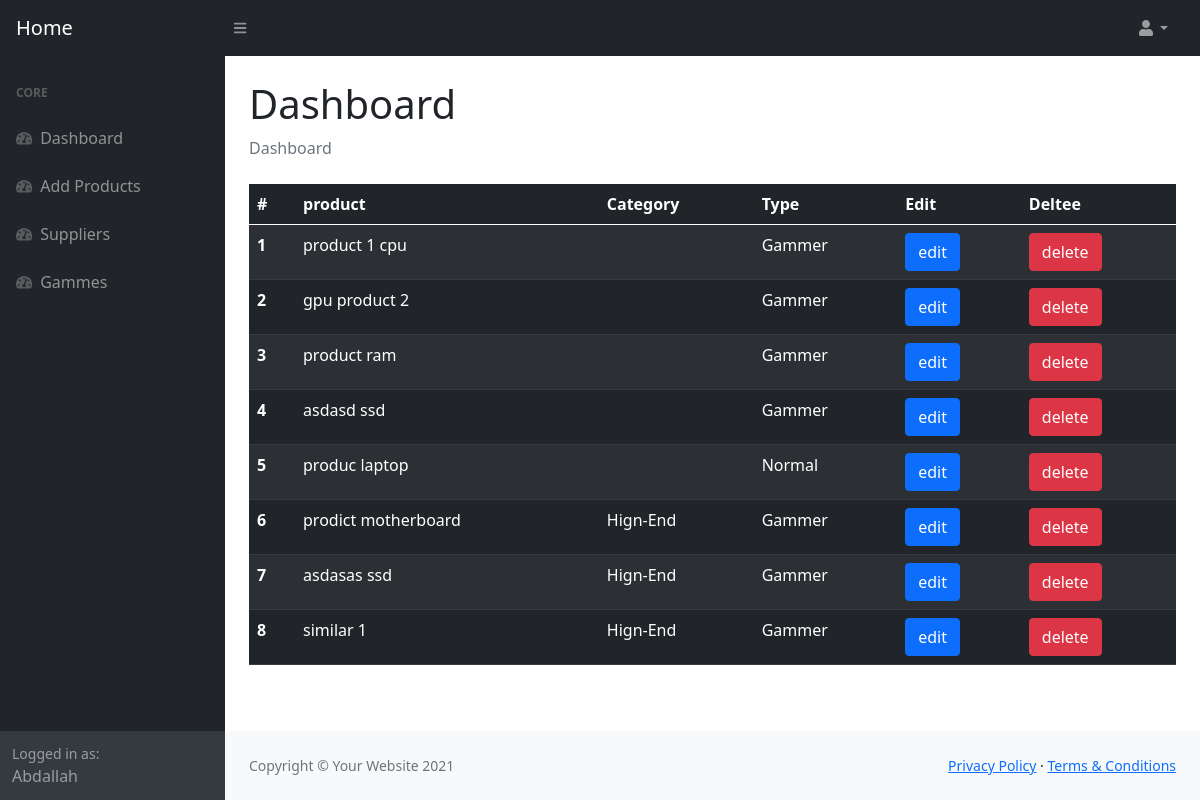
Page /dashboard/ (signed in) on the earlier database version.
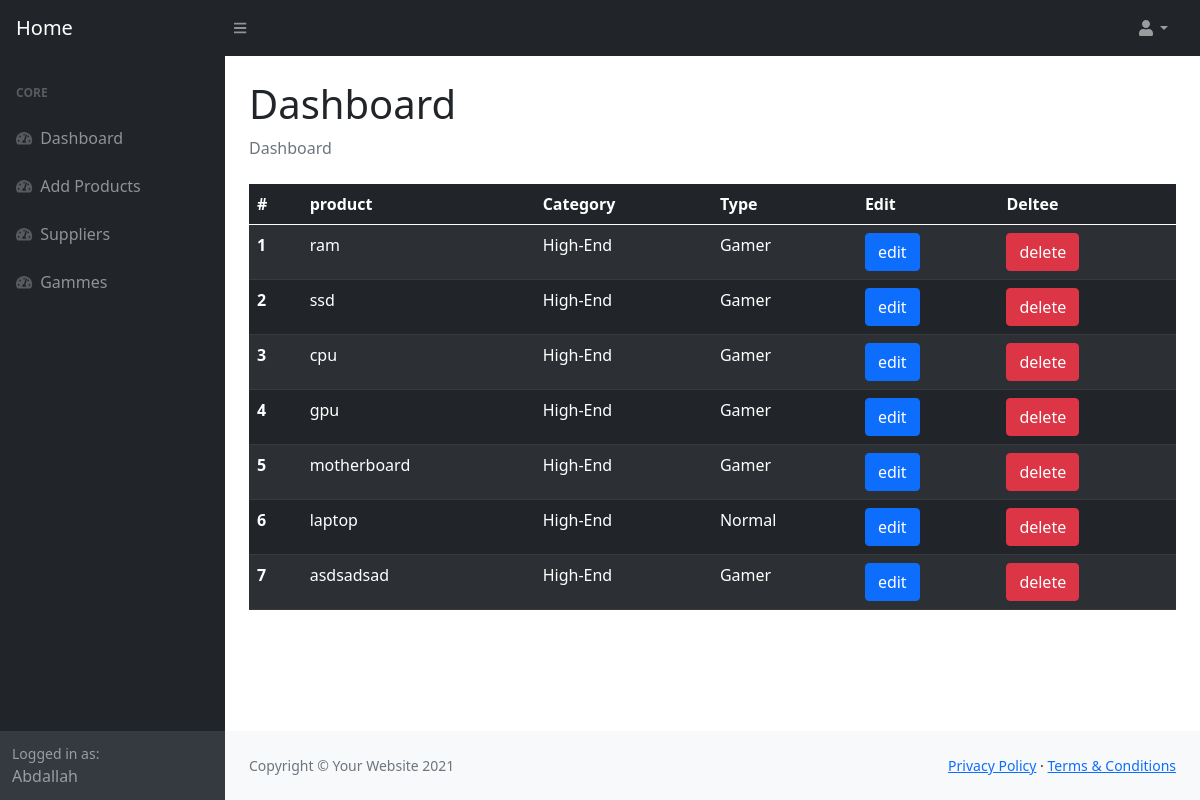
Same page on the later database version.
### Tech_Parts/models.py (models this page shows, shortened)
class Product(models.Model):
    name=models.CharField(max_length=100)
    image=models.CharField(max_length=3000)
    price=models.PositiveIntegerField(default=0)
    category=models.ForeignKey(Category,default=1,null=True,on_delete=models.SET_NULL)
    processor=models.ManyToManyField(Processor)
    type=models.ForeignKey(Type,default=6,null=True,on_delete=models.SET_NULL)
    details=HTMLField()
    code=models.CharField(max_length=100,blank=True)
    slug=models.SlugField(blank=True,max_length=100,unique=True)

class Type(models.Model):
    name=models.CharField(max_length=50)
    li=models.CharField(max_length=100)

class Category(models.Model):
    name=models.CharField(max_length=50)

### Tech_Parts/views.py (the view)
# urls.py: path("dashboard/",views.dashboard,name="dashboard"),
@login_required
def dashboard(request):
    products=Product.objects.all().order_by("category")
    if not request.user.is_superuser:
        messages.error(request,"you dont have permission to add products")
        return redirect(reverse("home:home"))
    context={"products":products}
    return render(request,"dashboard/index.html",context)

### templates/dashboard/index.html (shortened to what the changed rows need)
{% load static %}
<!DOCTYPE html>
<html lang="en">
    <head>
        <link href="https://cdn.jsdelivr.net/npm/simple-datatables@latest/dist/style.css" rel="stylesheet" />
        <link href="{% static 'dashboard/css/styles.css'  %}" rel="stylesheet" />
    </head>
    <body class="sb-nav-fixed">
        <div id="layoutSidenav">
            <div id="layoutSidenav_content">
                <main>
                    <div class="container-fluid px-4">
                        <h1 class="mt-4">Dashboard</h1>
                        <div >
                            <table class="table table-striped table-dark" >
                                <thead>
                                  <tr>
                                    <th scope="col">#</th>
                                    <th scope="col">product</th>
                                    <th scope="col">Category</th>
                                    <th scope="col">Type</th>
                                    <th scope="col">Edit</th>
                                    <th scope="col">Deltee</th>
                                  </tr>
                                </thead>
                                <tbody>
                                    {% for i in products %}
                                  <tr>
                                    <th scope="row">{{forloop.counter}}</th>
                                    <td>{{i.name}}</td>
                                    <td>{{i.category.name}}</td>
                                    <td>{{i.type.name}}</td>
                                    <td> <a href="{% url 'home:edit' slug=i.slug %}" type="button" class="btn btn-primary">
                                       edit
                                       </a></td>
                                    <td>
                                        <button type="button" class="btn btn-danger" data-bs-toggle="modal" data-bs-target="#exampleModal-{{i.id}}">
                                         delete
                                        </button>
                                        </td>
                                  </tr>
                                  {% endfor %}
                                </tbody>
                              </table>
                        </div>
                    </div>
                </main>
            </div>
        </div>
    </body>
</html>

Differences in the rows shown:
removed Product: name "product 1 cpu", type.name "Gammer"
removed Product: name "gpu product 2", type.name "Gammer"
removed Product: name "product ram", type.name "Gammer"
removed Product: name "asdasd ssd", type.name "Gammer"
removed Product: name "produc laptop", type.name "Normal"
removed Product: name "prodict motherboard", category.name "Hign-End", type.name "Gammer"
removed Product: name "asdasas ssd", category.name "Hign-End", type.name "Gammer"
removed Product: name "similar 1", category.name "Hign-End", type.name "Gammer"
added Product: name "ram", category.name "High-End", type.name "Gamer"
added Product: name "ssd", category.name "High-End", type.name "Gamer"
added Product: name "cpu", category.name "High-End", type.name "Gamer"
added Product: name "gpu", category.name "High-End", type.name "Gamer"
added Product: name "motherboard", category.name "High-End", type.name "Gamer"
added Product: name "laptop", category.name "High-End", type.name "Normal"
added Product: name "asdsadsad", category.name "High-End", type.name "Gamer"
